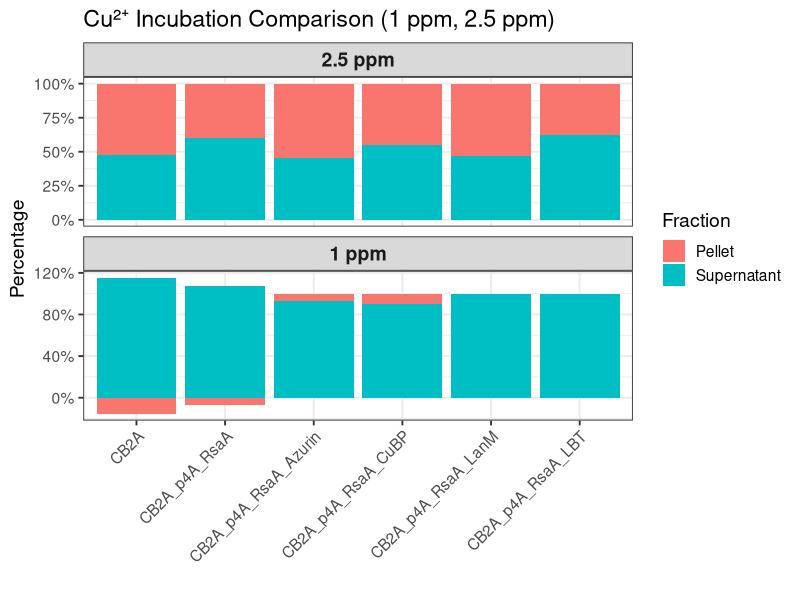
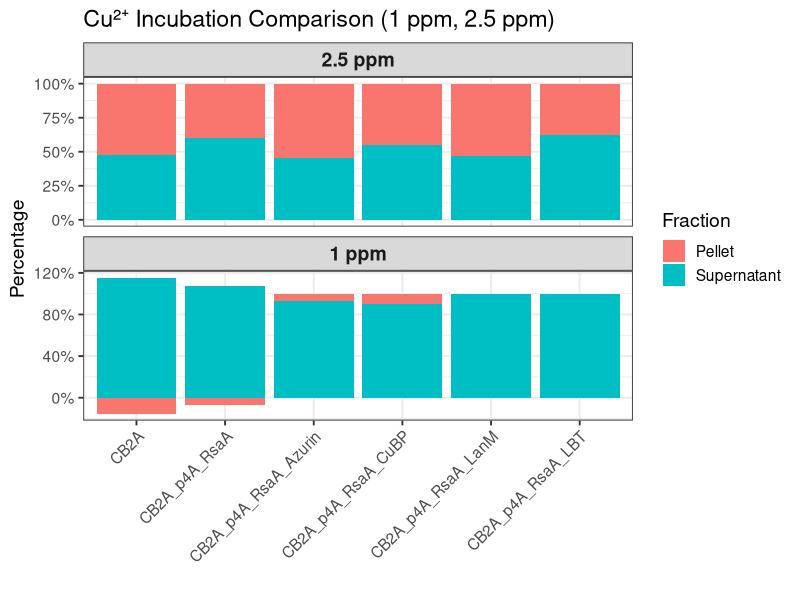

Write R code to recreate these figures, in order.
library(dplyr)
library(tidyr)
library(ggplot2)

# ------------------------------
# 2.5 ppm dataset
# ------------------------------
df_2.5 <- data.frame(
  Strain = c(
    "CB2A",
    "CB2A_p4A_RsaA",
    "CB2A_p4A_RsaA_LanM",
    "CB2A_p4A_RsaA_LBT",
    "CB2A_p4A_RsaA_CuBP",
    "CB2A_p4A_RsaA_Azurin"
  ),
  Supernatant = c(1.007, 2.174, 0.941, 1.634, 1.275, 0.832),
  Pellet      = c(1.097, 1.450, 1.059, 0.985, 1.052, 1.011),
  Condition   = "2.5 ppm"
)

# ------------------------------
# 1 ppm dataset
# ------------------------------
df_1 <- data.frame(
  Strain = c(
    "CB2A",
    "CB2A_p4A_RsaA",
    "CB2A_p4A_RsaA_LanM",
    "CB2A_p4A_RsaA_LBT",
    "CB2A_p4A_RsaA_CuBP",
    "CB2A_p4A_RsaA_Azurin"
  ),
  Supernatant = c(0.95, 1.262, 0.924, 0.955, 0.994, 1.040),
  Pellet      = c(-0.127, -0.083, 0.006, 0.000, 0.115, 0.081),
  Condition   = "1 ppm"
)

# ------------------------------
# Combine datasets
# ------------------------------
df_all <- bind_rows(df_2.5, df_1)

# ------------------------------
# Convert to long format + normalize
# ------------------------------
df_long <- df_all %>%
  pivot_longer(
    cols = c(Supernatant, Pellet),
    names_to = "Fraction",
    values_to = "Value"
  ) %>%
  group_by(Strain, Condition) %>%
  mutate(Percent = Value / sum(Value))

# ------------------------------
# Reorder facets so 2.5 ppm is on top
# ------------------------------
df_long$Condition <- factor(df_long$Condition, levels = c("2.5 ppm", "1 ppm"))

# ------------------------------
# Plot
# ------------------------------
p <- ggplot(df_long, aes(x = Strain, y = Percent, fill = Fraction)) +
  geom_bar(stat = "identity") +
  scale_y_continuous(labels = scales::percent_format(accuracy = 1)) +
  facet_wrap(~ Condition, ncol = 1, scales = "free_y") +
  labs(
    title = "Cu²⁺ Incubation Comparison (1 ppm, 2.5 ppm)",
    x = "",
    y = "Percentage"
  ) +
  theme_bw(base_size = 14) +
  theme(
    axis.text.x = element_text(angle = 45, hjust = 1),
    strip.text = element_text(size = 14, face = "bold")
  )
print(p)


# ------------------------------
# Export PNG at 300 dpi
# ------------------------------
ggsave("Cu_incubation_faceted.png", p, width = 10, height = 8, dpi = 300)
